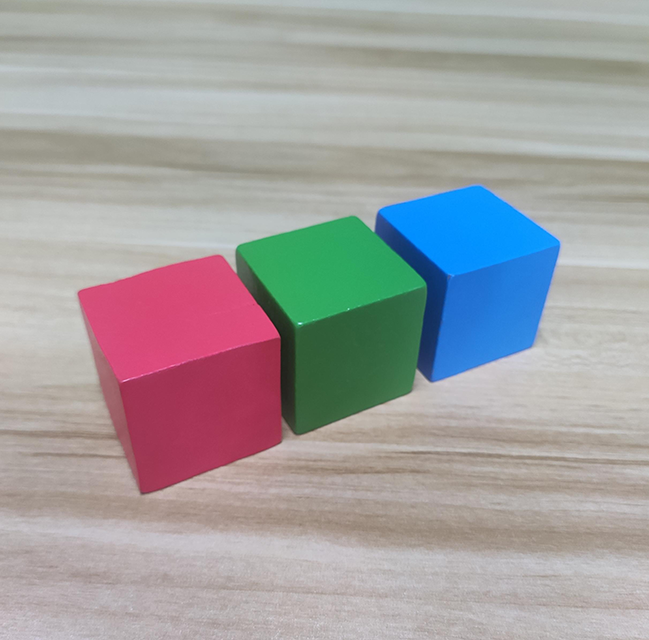
#> input picture OpenCV_tutorials/Threshold_Processing/test.jpg, 649 x 640 px
$ python adaptiveThreshold_demo.py
#> lines starting #> are read from the running program, lines starting #| are printed output that depends on the picture
import cv2
img=cv2.imread('test.jpg')
#> img is the input picture: shape (640, 649, 3); mean B, G, R 161, 159.8, 161.6
img_gray = cv2.cvtColor(img,cv2.COLOR_BGR2GRAY)
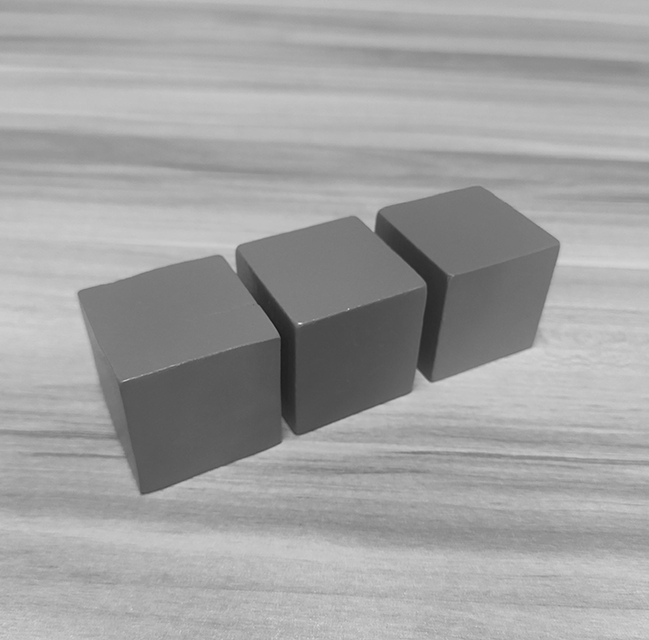
#> img_gray: shape (640, 649); min 22, max 239, mean 160.5
img2 = cv2.adaptiveThreshold(img_gray, 255, cv2.ADAPTIVE_THRESH_MEAN_C, cv2.THRESH_BINARY_INV,5,3)
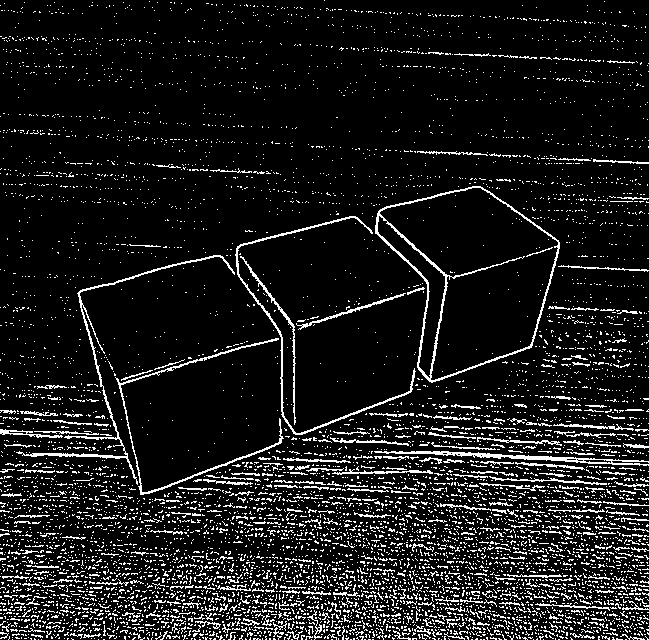
#> img2: shape (640, 649); 10.3% white in thin lines or dots
cv2.imshow("BINARY", img2)
cv2.waitKey(0)
cv2.destroyAllWindows()
